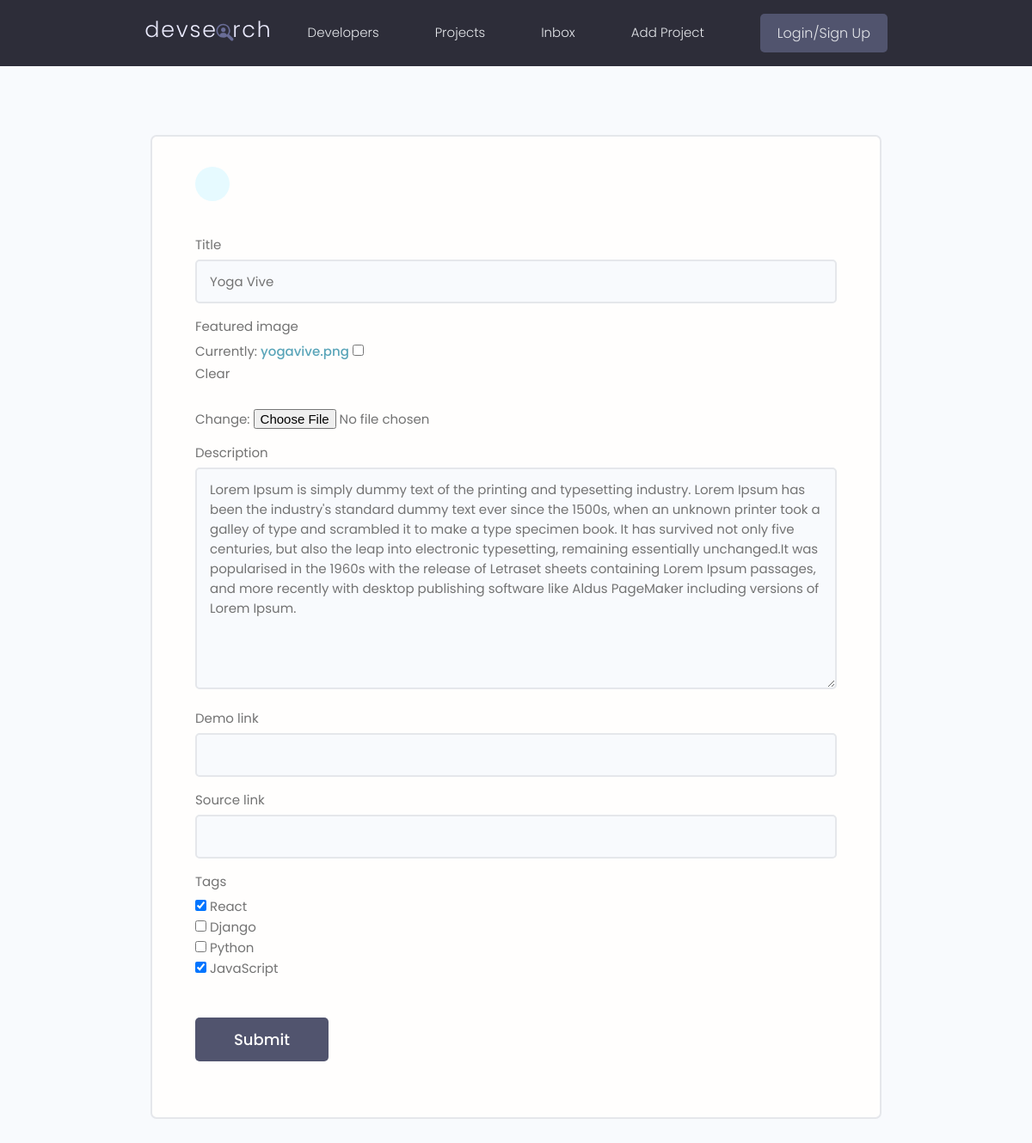
Page /projects/update-project/52445014b9124ff2b688cc26e92f90b9/ on the earlier database version.
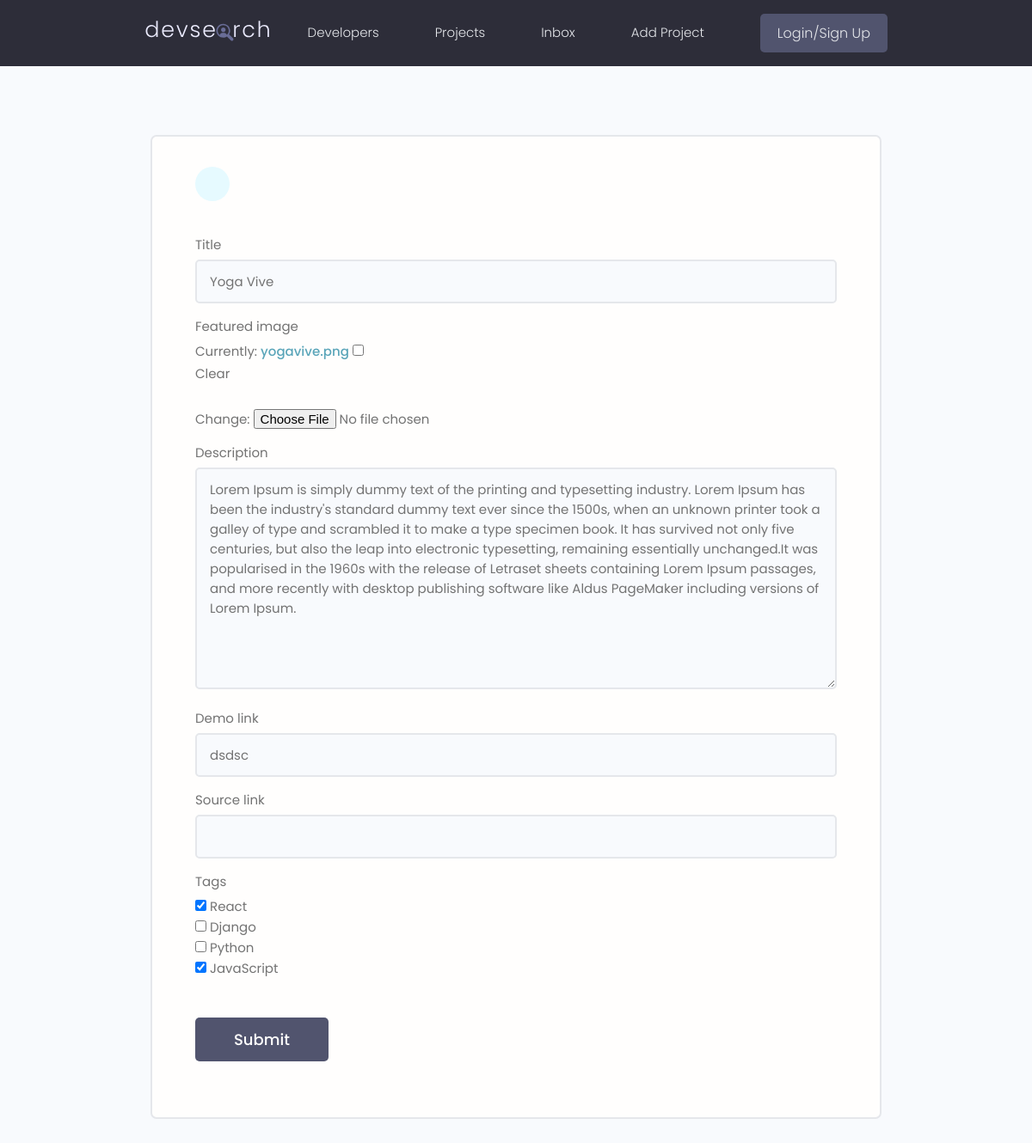
Same page on the later database version.
### projects/models.py (models this page shows, shortened)
class Project(models.Model):
    owner=models.ForeignKey(Profile, null=True, blank=True, on_delete=models.SET_NULL)
    title=models.CharField(max_length=200)
    description=models.TextField(null=True, blank=True)
    featured_image=models.ImageField(null=True, blank=True, default="default.jpg")
    demo_link=models.CharField(max_length=2000, null=True, blank=True)
    source_link=models.CharField(max_length=2000, null=True, blank=True)
    tags=models.ManyToManyField('Tag', blank=True)
    vote_total=models.IntegerField(default=0, null=True, blank=True)
    vote_ratio=models.IntegerField(default=0, null=True, blank=True)
    created=models.DateTimeField(auto_now_add=True)
    id=models.UUIDField(default=uuid.uuid4, unique=True, primary_key=True, editable=False)

### projects/views.py (the view)
# urls.py: path('update-project/<str:pk>/', views.updateProject, name='update-project'),
def updateProject(request,pk):
    project=Project.objects.get(id=pk)
    form=ProjectForm(instance=project)
    if request.method=='POST':
        form=ProjectForm(request.POST,request.FILES ,instance=project)
        if form.is_valid():
            form.save()
            return redirect('projects')
    context={'form':form}
    return render(request, "projects/project_form.html", context)

### projects/forms.py
class ProjectForm(ModelForm):
    class Meta:
        model = Project
        fields = ['title','featured_image','description','demo_link','source_link','tags']
        widgets={
            'tags':forms.CheckboxSelectMultiple(),
        }
    def __init__(self, *args, **kwargs):
        super(ProjectForm, self).__init__(*args, **kwargs)
        for name, field in self.fields.items():
            field.widget.attrs.update({'class':'input'})

### projects/models.py (called while the page is built)
    def __str__(self):
        return self.name

### projects/templates/projects/project_form.html (shortened to what this page needs)
{% extends 'main.html' %}
{% block content %}
    <main class="formPage my-xl">
        <div class="content-box">
            <div class="formWrapper">
                <a class="backButton" href="#"></a>
                <br>
                <form class="form" method="POST" enctype="multipart/form-data">
                    {% for field in form %}
                    <div class="form__field">
                        <label for="formInput#text">{{field.label}} </label>
                        {{field}}
                    </div>
                    {% endfor %}
                    <input class="btn btn--sub btn--lg  my-md" type="submit" value="Submit" />
                </form>
            </div>
        </div>
    </main>
{% endblock %}

Differences in the rows shown:
changed Project "Yoga Vive": demo_link (not shown) → "dsdsc"
